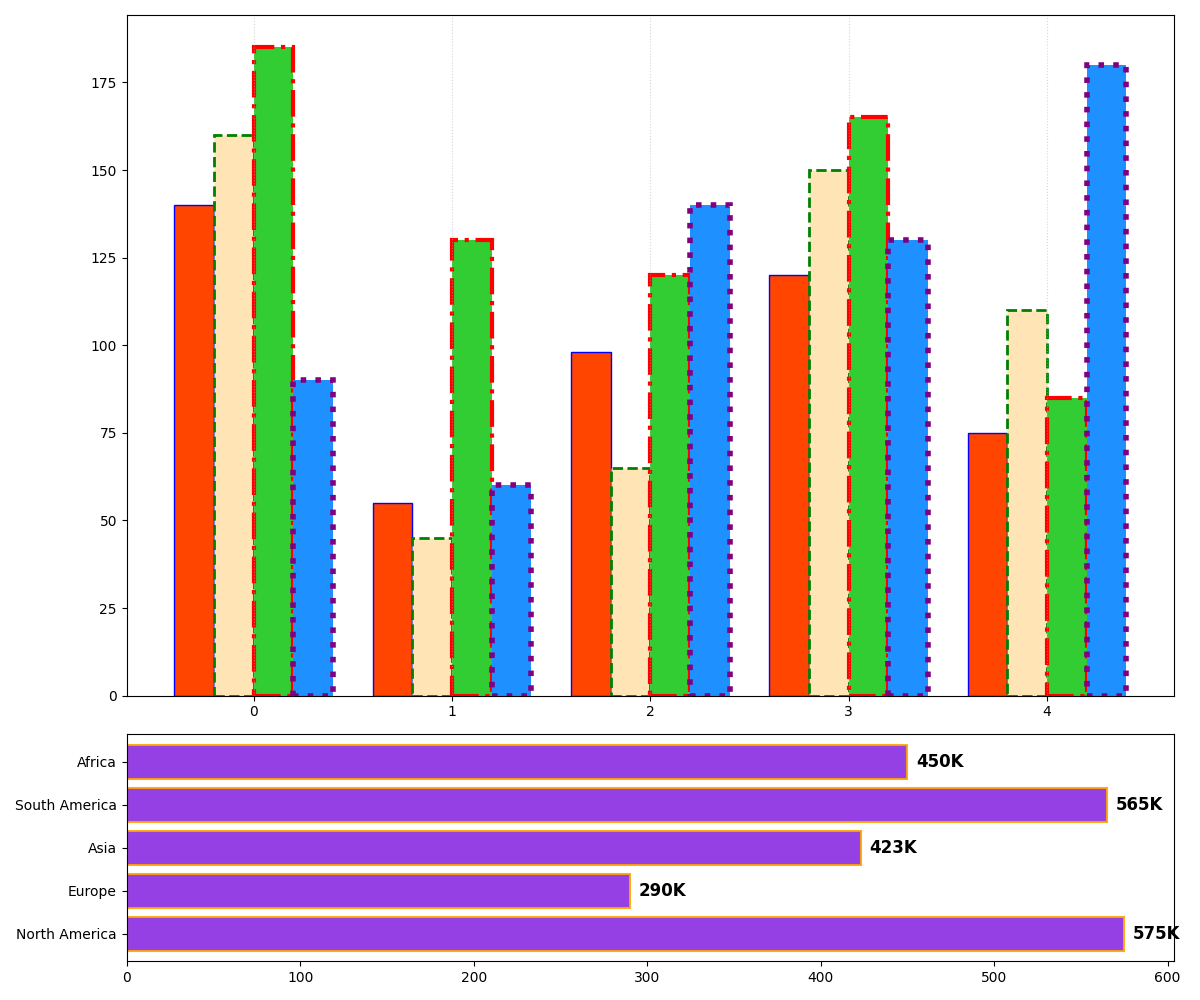

Write the Python code that produced this figure.
import matplotlib.pyplot as plt
import numpy as np

regions = ['North America', 'Europe', 'Asia', 'South America', 'Africa']
q1_sales = [140, 55, 98, 120, 75]
q2_sales = [160, 45, 65, 150, 110]
q3_sales = [185, 130, 120, 165, 85]
q4_sales = [90, 60, 140, 130, 180]

fig, (ax1, ax2) = plt.subplots(2, 1, figsize=(12, 10), gridspec_kw={'height_ratios': [3, 1]})

bar_width = 0.2
bar_positions = np.arange(len(regions))

ax1.bar(bar_positions - 1.5 * bar_width, q1_sales, width=bar_width, color='#FF4500', edgecolor='blue', linestyle='-', linewidth=1)
ax1.bar(bar_positions - 0.5 * bar_width, q2_sales, width=bar_width, color='#FFE4B5', edgecolor='green', linestyle='--', linewidth=2)
ax1.bar(bar_positions + 0.5 * bar_width, q3_sales, width=bar_width, color='#32CD32', edgecolor='red', linestyle='-.', linewidth=3)
ax1.bar(bar_positions + 1.5 * bar_width, q4_sales, width=bar_width, color='#1E90FF', edgecolor='purple', linestyle=':', linewidth=4)

ax1.xaxis.grid(True, linestyle=':', alpha=0.5)

overall_sales = np.array(q1_sales) + np.array(q2_sales) + np.array(q3_sales) + np.array(q4_sales)

ax2.barh(regions, overall_sales, color='#8A2BE2', edgecolor='orange', linestyle='-', linewidth=1.5, alpha=0.9)

for i in range(len(overall_sales)):
    ax2.text(overall_sales[i] + 5, i, f'{overall_sales[i]}K', va='center', ha='left', fontsize=12, color='black', fontweight='bold')

plt.tight_layout()

plt.show()
